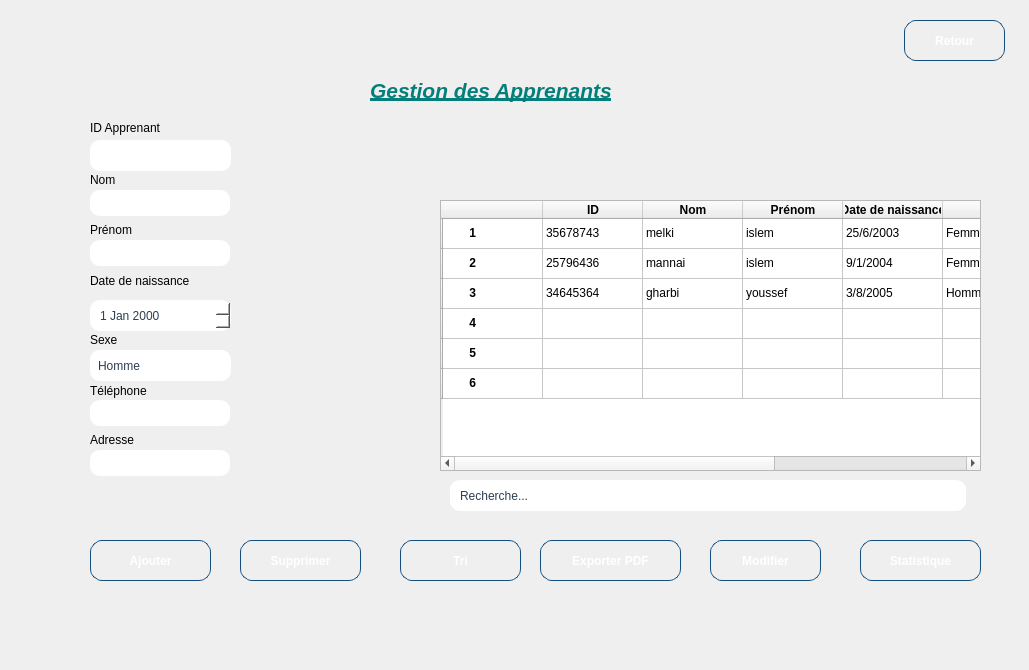
<?xml version="1.0" encoding="UTF-8"?>
<ui version="4.0">
 <class>apprenant</class>
 <widget class="QMainWindow" name="apprenant">
  <property name="geometry">
   <rect>
    <x>0</x>
    <y>0</y>
    <width>1029</width>
    <height>670</height>
   </rect>
  </property>
  <property name="windowTitle">
   <string>apprenant</string>
  </property>
  <property name="styleSheet">
   <string notr="true">QWidget#centralwidget {
    background: qlineargradient(
        x1:0, y1:0, x2:0, y2:1,
        stop:0 #f5f7fa,
        stop:1 #c3cfe2
    );
}</string>
  </property>
  <widget class="QWidget" name="centralwidget">
   <widget class="QTableWidget" name="tableWidget">
    <property name="geometry">
     <rect>
      <x>440</x>
      <y>200</y>
      <width>541</width>
      <height>271</height>
     </rect>
    </property>
    <property name="minimumSize">
     <size>
      <width>521</width>
      <height>0</height>
     </size>
    </property>
    <property name="styleSheet">
     <string notr="true">/* Style global du tableau */
QTableWidget, QTableView {
    background-color: white;          /* fond neutre */
    border: 2px solid #43cea2;        /* contour vert-bleu */
    border-radius: 12px;
    gridline-color: #dcdcdc;          /* lignes discrètes */
    selection-background-color: #43cea2;
    selection-color: white;
}

/* En-têtes horizontaux */
QHeaderView::section {
    background: white;                /* fond neutre */
    color: #2c3e50;                   /* texte gris foncé */
    padding: 4px;
    border: 1px solid #43cea2;        /* contour vert-bleu */
    border-radius: 6px;
}

/* Lignes de cellule */
QTableWidget::item {
    padding: 4px;
    border-bottom: 1px solid #eaeaea; /* lignes grises claires */
}

/* Lignes au survol */
QTableWidget::item:hover {
    background-color: rgba(67, 206, 162, 0.1); /* léger voile vert */
}

/* Lignes sélectionnées */
QTableWidget::item:selected {
    background-color: #43cea2;        /* vert-bleu */
    color: white;
}

/* Scrollbars sobres */
QScrollBar:vertical {
    border: none;
    background: #f0f0f0;
    width: 12px;
    border-radius: 6px;
}

QScrollBar::handle:vertical {
    background: #43cea2;              /* juste la poignée colorée */
    min-height: 20px;
    border-radius: 6px;
}

QScrollBar::add-line:vertical, QScrollBar::sub-line:vertical {
    height: 0px;
}

QScrollBar::add-page:vertical, QScrollBar::sub-</string>
    </property>
    <row>
     <property name="text">
      <string/>
     </property>
    </row>
    <row>
     <property name="text">
      <string/>
     </property>
    </row>
    <row>
     <property name="text">
      <string/>
     </property>
    </row>
    <row>
     <property name="text">
      <string/>
     </property>
    </row>
    <row>
     <property name="text">
      <string/>
     </property>
    </row>
    <row>
     <property name="text">
      <string/>
     </property>
    </row>
    <column>
     <property name="text">
      <string/>
     </property>
    </column>
    <column>
     <property name="text">
      <string>ID</string>
     </property>
     <property name="font">
      <font>
       <bold>true</bold>
      </font>
     </property>
    </column>
    <column>
     <property name="text">
      <string>Nom</string>
     </property>
     <property name="font">
      <font>
       <bold>true</bold>
      </font>
     </property>
    </column>
    <column>
     <property name="text">
      <string>Prénom</string>
     </property>
     <property name="font">
      <font>
       <bold>true</bold>
      </font>
     </property>
    </column>
    <column>
     <property name="text">
      <string>Date de naissance</string>
     </property>
     <property name="font">
      <font>
       <bold>true</bold>
      </font>
     </property>
    </column>
    <column>
     <property name="text">
      <string>sexe</string>
     </property>
     <property name="font">
      <font>
       <bold>true</bold>
      </font>
     </property>
    </column>
    <column>
     <property name="text">
      <string>Téléphone</string>
     </property>
     <property name="font">
      <font>
       <bold>true</bold>
      </font>
     </property>
    </column>
    <column>
     <property name="text">
      <string>Adresse</string>
     </property>
     <property name="font">
      <font>
       <bold>true</bold>
      </font>
     </property>
    </column>
    <item row="0" column="0">
     <property name="text">
      <string>       1</string>
     </property>
     <property name="font">
      <font>
       <bold>true</bold>
      </font>
     </property>
    </item>
    <item row="0" column="1">
     <property name="text">
      <string>35678743</string>
     </property>
    </item>
    <item row="0" column="2">
     <property name="text">
      <string>melki</string>
     </property>
    </item>
    <item row="0" column="3">
     <property name="text">
      <string>islem</string>
     </property>
    </item>
    <item row="0" column="4">
     <property name="text">
      <string>25/6/2003</string>
     </property>
    </item>
    <item row="0" column="5">
     <property name="text">
      <string>Femme</string>
     </property>
    </item>
    <item row="0" column="6">
     <property name="text">
      <string>36394620</string>
     </property>
    </item>
    <item row="0" column="7">
     <property name="text">
      <string>islem.melki@gmailcom</string>
     </property>
    </item>
    <item row="1" column="0">
     <property name="text">
      <string>       2</string>
     </property>
     <property name="font">
      <font>
       <bold>true</bold>
      </font>
     </property>
    </item>
    <item row="1" column="1">
     <property name="text">
      <string>25796436</string>
     </property>
    </item>
    <item row="1" column="2">
     <property name="text">
      <string>mannai</string>
     </property>
    </item>
    <item row="1" column="3">
     <property name="text">
      <string>islem</string>
     </property>
    </item>
    <item row="1" column="4">
     <property name="text">
      <string>9/1/2004</string>
     </property>
    </item>
    <item row="1" column="5">
     <property name="text">
      <string>Femme</string>
     </property>
    </item>
    <item row="1" column="6">
     <property name="text">
      <string>93639364</string>
     </property>
    </item>
    <item row="1" column="7">
     <property name="text">
      <string>islem.mannai@gmailcom</string>
     </property>
    </item>
    <item row="2" column="0">
     <property name="text">
      <string>       3</string>
     </property>
     <property name="font">
      <font>
       <bold>true</bold>
      </font>
     </property>
    </item>
    <item row="2" column="1">
     <property name="text">
      <string>34645364</string>
     </property>
    </item>
    <item row="2" column="2">
     <property name="text">
      <string>gharbi</string>
     </property>
    </item>
    <item row="2" column="3">
     <property name="text">
      <string>youssef</string>
     </property>
    </item>
    <item row="2" column="4">
     <property name="text">
      <string>3/8/2005</string>
     </property>
    </item>
    <item row="2" column="5">
     <property name="text">
      <string>Homme</string>
     </property>
    </item>
    <item row="2" column="6">
     <property name="text">
      <string>64839364</string>
     </property>
    </item>
    <item row="2" column="7">
     <property name="text">
      <string>youssef.gharbi@gmailcom</string>
     </property>
    </item>
    <item row="3" column="0">
     <property name="text">
      <string>       4</string>
     </property>
     <property name="font">
      <font>
       <bold>true</bold>
      </font>
     </property>
    </item>
    <item row="4" column="0">
     <property name="text">
      <string>       5</string>
     </property>
     <property name="font">
      <font>
       <bold>true</bold>
      </font>
     </property>
    </item>
    <item row="5" column="0">
     <property name="text">
      <string>       6</string>
     </property>
     <property name="font">
      <font>
       <bold>true</bold>
      </font>
     </property>
    </item>
   </widget>
   <widget class="QPushButton" name="pushButton">
    <property name="geometry">
     <rect>
      <x>90</x>
      <y>540</y>
      <width>121</width>
      <height>41</height>
     </rect>
    </property>
    <property name="styleSheet">
     <string notr="true">QPushButton {
    background: qlineargradient(x1:0, y1:0, x2:1, y2:0,
        stop:0 #43cea2,
        stop:1 #185a9d
    );
    color: white;
    border-radius: 12px;
    padding: 10px 22px;
    font-weight: bold;
    border: 1px solid #144d7e;
}

QPushButton:hover {
    background: qlineargradient(x1:0, y1:0, x2:1, y2:0,
        stop:0 #ff4e50,   /* rouge vif */
        stop:0.5 #fc913a, /* orange vif */
        stop:1 #f9d423   /* jaune lumineux */
    );
    border: 1px solid #e04b3f; /* bordure assortie au feu */
}
</string>
    </property>
    <property name="text">
     <string>Ajouter</string>
    </property>
   </widget>
   <widget class="QPushButton" name="pushButton_2">
    <property name="geometry">
     <rect>
      <x>710</x>
      <y>540</y>
      <width>111</width>
      <height>41</height>
     </rect>
    </property>
    <property name="styleSheet">
     <string notr="true">QPushButton {
    background: qlineargradient(x1:0, y1:0, x2:1, y2:0,
        stop:0 #43cea2,
        stop:1 #185a9d
    );
    color: white;
    border-radius: 12px;
    padding: 10px 22px;
    font-weight: bold;
    border: 1px solid #144d7e;
}

QPushButton:hover {
    background: qlineargradient(x1:0, y1:0, x2:1, y2:0,
        stop:0 #ff4e50,   /* rouge vif */
        stop:0.5 #fc913a, /* orange vif */
        stop:1 #f9d423   /* jaune lumineux */
    );
    border: 1px solid #e04b3f; /* bordure assortie au feu */
}
</string>
    </property>
    <property name="text">
     <string>Modifier</string>
    </property>
   </widget>
   <widget class="QPushButton" name="pushButton_3">
    <property name="geometry">
     <rect>
      <x>240</x>
      <y>540</y>
      <width>121</width>
      <height>41</height>
     </rect>
    </property>
    <property name="styleSheet">
     <string notr="true">QPushButton {
    background: qlineargradient(x1:0, y1:0, x2:1, y2:0,
        stop:0 #43cea2,
        stop:1 #185a9d
    );
    color: white;
    border-radius: 12px;
    padding: 10px 22px;
    font-weight: bold;
    border: 1px solid #144d7e;
}

QPushButton:hover {
    background: qlineargradient(x1:0, y1:0, x2:1, y2:0,
        stop:0 #ff4e50,   /* rouge vif */
        stop:0.5 #fc913a, /* orange vif */
        stop:1 #f9d423   /* jaune lumineux */
    );
    border: 1px solid #e04b3f; /* bordure assortie au feu */
}
</string>
    </property>
    <property name="text">
     <string>Supprimer</string>
    </property>
   </widget>
   <widget class="QPushButton" name="pushButton_4">
    <property name="geometry">
     <rect>
      <x>540</x>
      <y>540</y>
      <width>141</width>
      <height>41</height>
     </rect>
    </property>
    <property name="styleSheet">
     <string notr="true">QPushButton {
    background: qlineargradient(x1:0, y1:0, x2:1, y2:0,
        stop:0 #43cea2,
        stop:1 #185a9d
    );
    color: white;
    border-radius: 12px;
    padding: 10px 22px;
    font-weight: bold;
    border: 1px solid #144d7e;
}

QPushButton:hover {
    background: qlineargradient(x1:0, y1:0, x2:1, y2:0,
        stop:0 #ff4e50,   /* rouge vif */
        stop:0.5 #fc913a, /* orange vif */
        stop:1 #f9d423   /* jaune lumineux */
    );
    border: 1px solid #e04b3f; /* bordure assortie au feu */
}
</string>
    </property>
    <property name="text">
     <string>Exporter PDF</string>
    </property>
   </widget>
   <widget class="QPushButton" name="pushButton_6">
    <property name="geometry">
     <rect>
      <x>400</x>
      <y>540</y>
      <width>121</width>
      <height>41</height>
     </rect>
    </property>
    <property name="styleSheet">
     <string notr="true">QPushButton {
    background: qlineargradient(x1:0, y1:0, x2:1, y2:0,
        stop:0 #43cea2,
        stop:1 #185a9d
    );
    color: white;
    border-radius: 12px;
    padding: 10px 22px;
    font-weight: bold;
    border: 1px solid #144d7e;
}

QPushButton:hover {
    background: qlineargradient(x1:0, y1:0, x2:1, y2:0,
        stop:0 #ff4e50,   /* rouge vif */
        stop:0.5 #fc913a, /* orange vif */
        stop:1 #f9d423   /* jaune lumineux */
    );
    border: 1px solid #e04b3f; /* bordure assortie au feu */
}
</string>
    </property>
    <property name="text">
     <string>Tri</string>
    </property>
   </widget>
   <widget class="QLabel" name="label_10">
    <property name="geometry">
     <rect>
      <x>370</x>
      <y>70</y>
      <width>321</width>
      <height>41</height>
     </rect>
    </property>
    <property name="styleSheet">
     <string notr="true"/>
    </property>
    <property name="text">
     <string>&lt;!DOCTYPE HTML PUBLIC &quot;-//W3C//DTD HTML 4.0//EN&quot; &quot;http://www.w3.org/TR/REC-html40/strict.dtd&quot;&gt;
&lt;html&gt;&lt;head&gt;&lt;meta name=&quot;qrichtext&quot; content=&quot;1&quot; /&gt;&lt;meta charset=&quot;utf-8&quot; /&gt;&lt;style type=&quot;text/css&quot;&gt;
p, li { white-space: pre-wrap; }
hr { height: 1px; border-width: 0; }
li.unchecked::marker { content: &quot;\2610&quot;; }
li.checked::marker { content: &quot;\2612&quot;; }
&lt;/style&gt;&lt;/head&gt;&lt;body style=&quot; font-family:'Segoe UI'; font-size:9pt; font-weight:400; font-style:normal;&quot;&gt;
&lt;p style=&quot; margin-top:12px; margin-bottom:12px; margin-left:0px; margin-right:0px; -qt-block-indent:0; text-indent:0px;&quot;&gt;&lt;span style=&quot; font-size:16pt; font-weight:700; font-style:italic; text-decoration: underline; color:#037f7b;&quot;&gt;Gestion des Apprenants&lt;/span&gt;&lt;/p&gt;&lt;/body&gt;&lt;/html&gt;</string>
    </property>
   </widget>
   <widget class="QLineEdit" name="lineEdit_3">
    <property name="geometry">
     <rect>
      <x>450</x>
      <y>480</y>
      <width>520</width>
      <height>31</height>
     </rect>
    </property>
    <property name="styleSheet">
     <string notr="true">QLineEdit {
    border: 2px solid qlineargradient(x1:0, y1:0, x2:1, y2:0,
        stop:0 #43cea2, stop:1 #185a9d);
    border-radius: 10px;
    padding: 4px 8px;
    background: white;
    color: #2c3e50;
    min-width: 120px;
    max-width: 500px;
    height: 24px;
    selection-background-color: #43cea2;
    selection-color: white;
}

/* Focus */
QLineEdit:focus {
    border: 2px solid qlineargradient(x1:0, y1:0, x2:1, y2:0,
        stop:0 #ff4b1f, stop:1 #ffc837);
    box-shadow: 0 0 4px rgba(255, 107, 53, 0.6);
}

/* Hover */
QLineEdit:hover {
    border: 2px solid #43cea2;
    box-shadow: 0 0 4px rgba(67, 206, 162, 0.6);
}

/* Placeholder text */
QLineEdit[placeholderText]:empty {
    color: #95a5a6;  /* gris clair pour le placeholder */
}
</string>
    </property>
    <property name="text">
     <string>Recherche...</string>
    </property>
   </widget>
   <widget class="QPushButton" name="Retour">
    <property name="geometry">
     <rect>
      <x>904</x>
      <y>20</y>
      <width>101</width>
      <height>41</height>
     </rect>
    </property>
    <property name="styleSheet">
     <string notr="true">QPushButton {
    background: qlineargradient(x1:0, y1:0, x2:1, y2:0,
        stop:0 #43cea2,
        stop:1 #185a9d
    );
    color: white;
    border-radius: 12px;
    padding: 10px 22px;
    font-weight: bold;
    border: 1px solid #144d7e;
}

/* Hover : dégradé de rouges uniquement */
QPushButton:hover {
    background: qlineargradient(x1:0, y1:0, x2:1, y2:0,
        stop:0 #ff0000,   /* rouge vif */
        stop:0.5 #cc0000, /* rouge moyen */
        stop:1 #990000    /* rouge foncé */
    );
    border: 1px solid #800000; /* bordure assortie au dégradé */
    color: white;               /* texte reste blanc */
}
</string>
    </property>
    <property name="text">
     <string>Retour</string>
    </property>
   </widget>
   <widget class="QLabel" name="label_2">
    <property name="geometry">
     <rect>
      <x>90</x>
      <y>120</y>
      <width>101</width>
      <height>16</height>
     </rect>
    </property>
    <property name="styleSheet">
     <string notr="true">QPushButton {
    background: qlineargradient(x1:0, y1:0, x2:1, y2:0,
        stop:0 #43cea2,
        stop:1 #185a9d
    );
    color: white;
    border-radius: 12px;
    padding: 10px 22px;
    font-weight: bold;
    border: 1px solid #144d7e;
}

QPushButton:hover {
    background: qlineargradient(x1:0, y1:0, x2:1, y2:0,
        stop:0 #ff4e50,   /* rouge vif */
        stop:0.5 #fc913a, /* orange vif */
        stop:1 #f9d423   /* jaune lumineux */
    );
    border: 1px solid #e04b3f; /* bordure assortie au feu */
}
</string>
    </property>
    <property name="text">
     <string>ID Apprenant</string>
    </property>
   </widget>
   <widget class="QLineEdit" name="lineEdit">
    <property name="geometry">
     <rect>
      <x>90</x>
      <y>140</y>
      <width>141</width>
      <height>31</height>
     </rect>
    </property>
    <property name="styleSheet">
     <string notr="true">QLineEdit {
    border: 2px solid qlineargradient(x1:0, y1:0, x2:1, y2:0,
        stop:0 #43cea2, stop:1 #185a9d);
    border-radius: 10px;
    padding: 4px 8px;
    background: white;
    color: #2c3e50;
    min-width: 120px;
    max-width: 200px;
    height: 24px;
    selection-background-color: #43cea2;
    selection-color: white;
}

/* Focus */
QLineEdit:focus {
    border: 2px solid qlineargradient(x1:0, y1:0, x2:1, y2:0,
        stop:0 #ff4b1f, stop:1 #ffc837);
    box-shadow: 0 0 4px rgba(255, 107, 53, 0.6);
}

/* Hover */
QLineEdit:hover {
    border: 2px solid #43cea2;
    box-shadow: 0 0 4px rgba(67, 206, 162, 0.6);
}

/* Placeholder text */
QLineEdit[placeholderText]:empty {
    color: #95a5a6;  /* gris clair pour le placeholder */
}
</string>
    </property>
   </widget>
   <widget class="QLabel" name="label_3">
    <property name="geometry">
     <rect>
      <x>90</x>
      <y>170</y>
      <width>63</width>
      <height>20</height>
     </rect>
    </property>
    <property name="text">
     <string>Nom</string>
    </property>
   </widget>
   <widget class="QLabel" name="label_4">
    <property name="geometry">
     <rect>
      <x>90</x>
      <y>220</y>
      <width>63</width>
      <height>20</height>
     </rect>
    </property>
    <property name="text">
     <string>Prénom</string>
    </property>
   </widget>
   <widget class="QLabel" name="label_5">
    <property name="geometry">
     <rect>
      <x>90</x>
      <y>330</y>
      <width>63</width>
      <height>20</height>
     </rect>
    </property>
    <property name="text">
     <string>Sexe</string>
    </property>
   </widget>
   <widget class="QLabel" name="label_6">
    <property name="geometry">
     <rect>
      <x>90</x>
      <y>380</y>
      <width>81</width>
      <height>21</height>
     </rect>
    </property>
    <property name="text">
     <string>Téléphone</string>
    </property>
   </widget>
   <widget class="QLabel" name="label_7">
    <property name="geometry">
     <rect>
      <x>90</x>
      <y>430</y>
      <width>63</width>
      <height>20</height>
     </rect>
    </property>
    <property name="text">
     <string>Adresse</string>
    </property>
   </widget>
   <widget class="QLineEdit" name="lineEdit_2">
    <property name="geometry">
     <rect>
      <x>90</x>
      <y>190</y>
      <width>140</width>
      <height>26</height>
     </rect>
    </property>
    <property name="styleSheet">
     <string notr="true">QLineEdit {
    border: 2px solid qlineargradient(x1:0, y1:0, x2:1, y2:0,
        stop:0 #43cea2, stop:1 #185a9d);
    border-radius: 10px;
    padding: 4px 8px;
    background: white;
    color: #2c3e50;
    min-width: 120px;
    max-width: 200px;
    height: 24px;
    selection-background-color: #43cea2;
    selection-color: white;
}

/* Focus */
QLineEdit:focus {
    border: 2px solid qlineargradient(x1:0, y1:0, x2:1, y2:0,
        stop:0 #ff4b1f, stop:1 #ffc837);
    box-shadow: 0 0 4px rgba(255, 107, 53, 0.6);
}

/* Hover */
QLineEdit:hover {
    border: 2px solid #43cea2;
    box-shadow: 0 0 4px rgba(67, 206, 162, 0.6);
}

/* Placeholder text */
QLineEdit[placeholderText]:empty {
    color: #95a5a6;  /* gris clair pour le placeholder */
}
</string>
    </property>
   </widget>
   <widget class="QLineEdit" name="lineEdit_4">
    <property name="geometry">
     <rect>
      <x>90</x>
      <y>240</y>
      <width>140</width>
      <height>26</height>
     </rect>
    </property>
    <property name="styleSheet">
     <string notr="true">QLineEdit {
    border: 2px solid qlineargradient(x1:0, y1:0, x2:1, y2:0,
        stop:0 #43cea2, stop:1 #185a9d);
    border-radius: 10px;
    padding: 4px 8px;
    background: white;
    color: #2c3e50;
    min-width: 120px;
    max-width: 200px;
    height: 24px;
    selection-background-color: #43cea2;
    selection-color: white;
}

/* Focus */
QLineEdit:focus {
    border: 2px solid qlineargradient(x1:0, y1:0, x2:1, y2:0,
        stop:0 #ff4b1f, stop:1 #ffc837);
    box-shadow: 0 0 4px rgba(255, 107, 53, 0.6);
}

/* Hover */
QLineEdit:hover {
    border: 2px solid #43cea2;
    box-shadow: 0 0 4px rgba(67, 206, 162, 0.6);
}

/* Placeholder text */
QLineEdit[placeholderText]:empty {
    color: #95a5a6;  /* gris clair pour le placeholder */
}
</string>
    </property>
   </widget>
   <widget class="QLineEdit" name="lineEdit_5">
    <property name="geometry">
     <rect>
      <x>90</x>
      <y>400</y>
      <width>140</width>
      <height>26</height>
     </rect>
    </property>
    <property name="styleSheet">
     <string notr="true">QLineEdit {
    border: 2px solid qlineargradient(x1:0, y1:0, x2:1, y2:0,
        stop:0 #43cea2, stop:1 #185a9d);
    border-radius: 10px;
    padding: 4px 8px;
    background: white;
    color: #2c3e50;
    min-width: 120px;
    max-width: 200px;
    height: 24px;
    selection-background-color: #43cea2;
    selection-color: white;
}

/* Focus */
QLineEdit:focus {
    border: 2px solid qlineargradient(x1:0, y1:0, x2:1, y2:0,
        stop:0 #ff4b1f, stop:1 #ffc837);
    box-shadow: 0 0 4px rgba(255, 107, 53, 0.6);
}

/* Hover */
QLineEdit:hover {
    border: 2px solid #43cea2;
    box-shadow: 0 0 4px rgba(67, 206, 162, 0.6);
}

/* Placeholder text */
QLineEdit[placeholderText]:empty {
    color: #95a5a6;  /* gris clair pour le placeholder */
}
</string>
    </property>
   </widget>
   <widget class="QComboBox" name="comboBox">
    <property name="geometry">
     <rect>
      <x>90</x>
      <y>350</y>
      <width>141</width>
      <height>31</height>
     </rect>
    </property>
    <property name="styleSheet">
     <string notr="true">QComboBox {
    border: 2px solid qlineargradient(x1:0, y1:0, x2:1, y2:0,
        stop:0 #43cea2, stop:1 #185a9d);
    border-radius: 10px;    /* un peu moins arrondi si tu veux */
    padding: 4px 8px;       /* moins d'espace intérieur */
    background: white;
    color: #2c3e50;
    min-width: 100px;       /* largeur minimale plus petite */
    max-width: 150px;       /* facultatif : limite largeur */
    height: 24px;           /* hauteur plus petite */
}

/* Drop-down (flèche) */
QComboBox::drop-down {
    subcontrol-origin: padding;
    subcontrol-position: top right;
    width: 20px;           /* réduit largeur flèche */
    border: none;
    background: transparent;
}

QComboBox::down-arrow {
    width: 12px;
    height: 12px;
}

/* Hover et focus restent inchangés */
QComboBox:focus {
    border: 2px solid qlineargradient(x1:0, y1:0, x2:1, y2:0,
        stop:0 #ff4b1f, stop:1 #ffc837);
    box-shadow: 0 0 4px rgba(255, 107, 53, 0.6);
}

QComboBox:hover {
    border: 2px solid #43cea2;
    box-shadow: 0 0 4px rgba(67, 206, 162, 0.6);
}

/* Menu déroulant */
QComboBox QAbstractItemView {
    background: white;
    border: 1px solid #43cea2;
    selection-background-color: #43cea2;
    selection-color: white;
}
</string>
    </property>
    <item>
     <property name="text">
      <string>Homme</string>
     </property>
    </item>
    <item>
     <property name="text">
      <string>Femme</string>
     </property>
    </item>
   </widget>
   <widget class="QLineEdit" name="lineEdit_6">
    <property name="geometry">
     <rect>
      <x>90</x>
      <y>450</y>
      <width>140</width>
      <height>26</height>
     </rect>
    </property>
    <property name="styleSheet">
     <string notr="true">QLineEdit {
    border: 2px solid qlineargradient(x1:0, y1:0, x2:1, y2:0,
        stop:0 #43cea2, stop:1 #185a9d);
    border-radius: 10px;
    padding: 4px 8px;
    background: white;
    color: #2c3e50;
    min-width: 120px;
    max-width: 200px;
    height: 24px;
    selection-background-color: #43cea2;
    selection-color: white;
}

/* Focus */
QLineEdit:focus {
    border: 2px solid qlineargradient(x1:0, y1:0, x2:1, y2:0,
        stop:0 #ff4b1f, stop:1 #ffc837);
    box-shadow: 0 0 4px rgba(255, 107, 53, 0.6);
}

/* Hover */
QLineEdit:hover {
    border: 2px solid #43cea2;
    box-shadow: 0 0 4px rgba(67, 206, 162, 0.6);
}

/* Placeholder text */
QLineEdit[placeholderText]:empty {
    color: #95a5a6;  /* gris clair pour le placeholder */
}
</string>
    </property>
   </widget>
   <widget class="QLabel" name="label_8">
    <property name="geometry">
     <rect>
      <x>90</x>
      <y>270</y>
      <width>131</width>
      <height>21</height>
     </rect>
    </property>
    <property name="text">
     <string>Date de naissance</string>
    </property>
   </widget>
   <widget class="QDateEdit" name="dateEdit">
    <property name="geometry">
     <rect>
      <x>90</x>
      <y>300</y>
      <width>141</width>
      <height>31</height>
     </rect>
    </property>
    <property name="styleSheet">
     <string notr="true">QDateEdit {
    border: 2px solid qlineargradient(x1:0, y1:0, x2:1, y2:0,
        stop:0 #43cea2, stop:1 #185a9d);
    border-radius: 10px;
    padding: 4px 8px;
    background: white;
    color: #2c3e50;
    min-width: 120px;
    max-width: 150px;
    height: 24px;
}

/* Bouton pour ouvrir le calendrier */
QDateEdit::drop-down {
    subcontrol-origin: padding;
    subcontrol-position: top right;
    width: 20px;
    border: none;
    background: transparent;
}

/* Flèche du calendrier */
QDateEdit::down-arrow {
    image: url(:/icons/calendar-white.png);
    width: 12px;
    height: 12px;
}

/* Focus */
QDateEdit:focus {
    border: 2px solid qlineargradient(x1:0, y1:0, x2:1, y2:0,
        stop:0 #ff4b1f, stop:1 #ffc837);
    box-shadow: 0 0 4px rgba(255, 107, 53, 0.6);
}

/* Hover */
QDateEdit:hover {
    border: 2px solid #43cea2;
    box-shadow: 0 0 4px rgba(67, 206, 162, 0.6);
}

/* Menu du calendrier */
QCalendarWidget QWidget {
    background-color: white;
}

QCalendarWidget QToolButton {
    background-color: #43cea2;
    color: white;
    border-radius: 4px;
}

QCalendarWidget QSpinBox {
    width: 60px;
}
</string>
    </property>
   </widget>
   <widget class="QPushButton" name="pushButton_7">
    <property name="geometry">
     <rect>
      <x>860</x>
      <y>540</y>
      <width>121</width>
      <height>41</height>
     </rect>
    </property>
    <property name="styleSheet">
     <string notr="true">QPushButton {
    background: qlineargradient(x1:0, y1:0, x2:1, y2:0,
        stop:0 #43cea2,
        stop:1 #185a9d
    );
    color: white;
    border-radius: 12px;
    padding: 10px 22px;
    font-weight: bold;
    border: 1px solid #144d7e;
}

QPushButton:hover {
    background: qlineargradient(x1:0, y1:0, x2:1, y2:0,
        stop:0 #ff4e50,   /* rouge vif */
        stop:0.5 #fc913a, /* orange vif */
        stop:1 #f9d423   /* jaune lumineux */
    );
    border: 1px solid #e04b3f; /* bordure assortie au feu */
}
</string>
    </property>
    <property name="text">
     <string>Statistique</string>
    </property>
   </widget>
  </widget>
 </widget>
 <resources/>
 <connections/>
</ui>
